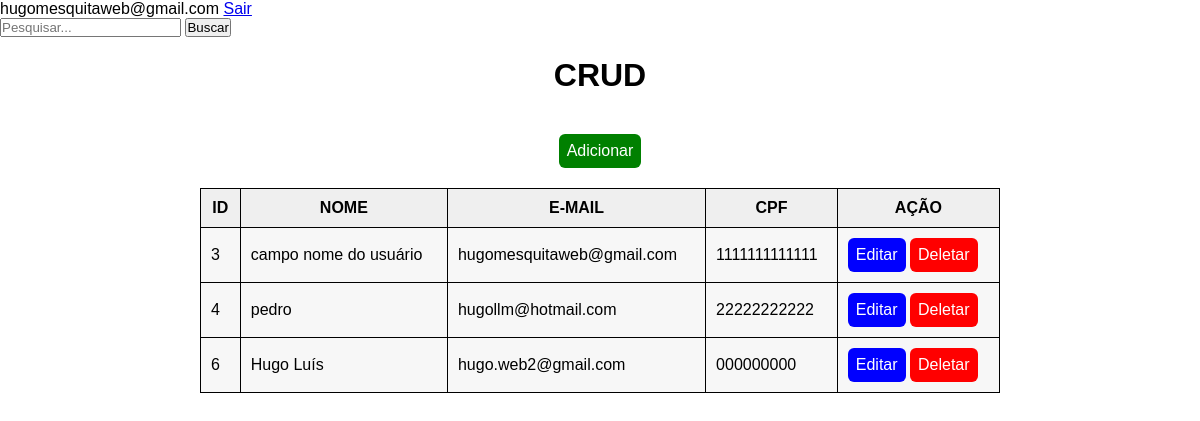
The page /index.php (signed in) on the database its author committed.
### tables this page shows
CREATE TABLE `usuarios` (
  `id` int(11) NOT NULL,
  `nome` varchar(100) NOT NULL,
  `email` varchar(50) NOT NULL,
  `senha` varchar(150) NOT NULL,
  `telefone` varchar(50) NOT NULL,
  `cpf` varchar(50) NOT NULL,
  `endereco` varchar(100) NOT NULL
);

### index.php (the view, shortened to what this page needs)
<?php
	include "config.php";
?>
<!DOCTYPE html>
<html lang="pt-br">
<head>
	<link rel="stylesheet" href="css/estilo.css?v=<?= time(); ?>">
</head>
<body>
	<?= $_SESSION["email"]; ?>
	<a href="sair.php">Sair</a>
	<form action="busca.php" method="POST" id="formSearch">
		<input type="text" name="busca" placeholder="Pesquisar...">
		<button type="submit">Buscar</button>
	</form>
	<h1>CRUD</h1>
	<div class="bloco-botao">
		<a href="adicionar.php" class="btn-add">Adicionar</a>
	</div>
	<table id="tabela">
		<thead>
			<tr>
				<th><strong>ID</strong></th>
				<th><strong>NOME</strong></th>
				<th><strong>E-MAIL</strong></th>
				<th><strong>CPF</strong></th>
				<th><strong>AÇÃO</strong></th>
			</tr>
		</thead>
		<tbody>
			<?php
				$query = "SELECT * FROM usuarios";
				$result = $mysqli->query($query);
				while($row = $result->fetch_array()):
			?>
			<tr>
				<td><?= $row["id"]; ?></td>
				<td><?= utf8_encode($row["nome"]); ?></td>
				<td><?= $row["email"]; ?></td>
				<td><?= $row["cpf"]; ?></td>
				<td>
					<a href="editar.php?id=<?= $row["id"]; ?>" class="btn-edit">Editar</a>
					<a href="deletar.php?id=<?= $row["id"]; ?>" class="btn-del">Deletar</a>
				</td>
			</tr>
			<?php
				endwhile;
			?>
		</tbody>
	</table>
</body>
</html>

### css/estilo.css (style rules this page uses)
*, *::before, *::after { padding: 0; margin: 0; }
html, body { font-size: 100%; font-family: Arial, sans-serif; }
h1, h2 { text-align: center; margin: 20px 0; }
table#tabela { width: 800px; margin: auto; background-color: #000; border-collapse: separate; border-spacing: 1px; }
table#tabela thead tr th { background-color: #efefef; text-align: center; padding: 10px; }
table#tabela tbody tr td { padding: 10px; background-color: #f7f7f7; }
.bloco-botao { width: 800px; margin: auto; text-align: center; padding: 20px; }
.btn-edit, .btn-del, .btn-add, .btn-back, .btn-go { display: inline-block; text-decoration: none; color: #FFF; padding: 8px; border-radius: 6px; }
.btn-edit { background-color: blue; }
.btn-del { background-color: red; }
.btn-add { background-color: green; }

### rows shown on the page
usuarios: id "3", nome "campo nome do usuário", email "hugomesquitaweb@gmail.com", cpf "1111111111111"
usuarios: id "4", nome "pedro", email "hugollm@hotmail.com", cpf "22222222222"
usuarios: id "6", nome "Hugo Luís", email "hugo.web2@gmail.com", cpf "000000000"

### other values the page prints
$_SESSION["email"] "hugomesquitaweb@gmail.com"
